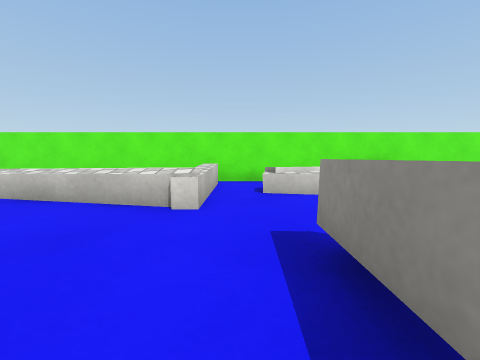
View 1 (above)

20 first-person views from a walk through a Unity game level. The camera is 0.4 m above the floor, tilts 6° down and sees 90° across. The floor is counted in squares, 0.5 m on a side. Each view is taken from the middle of a square. On the plan, view 1 faces up. The plan holds only what a view shows up to about 9 squares ahead; the rest is blank. Surface patterns are stand-ins for the level's own textures.

View 2
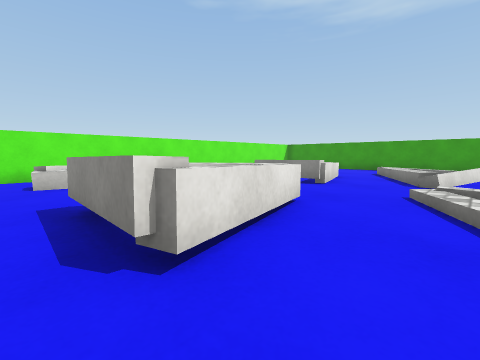

View 3
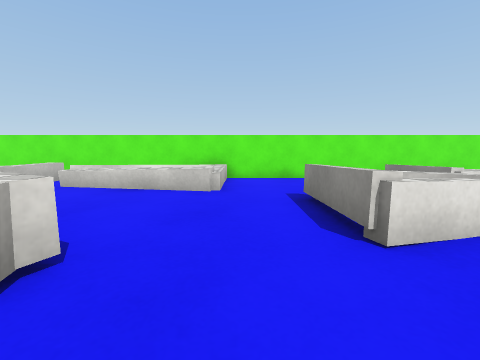

View 4
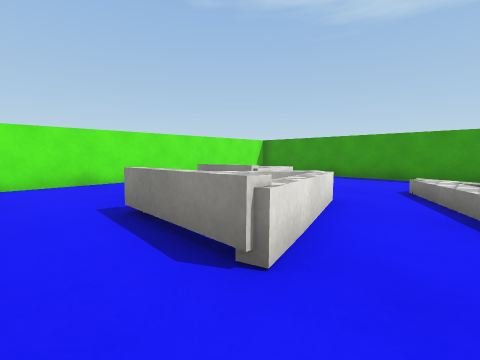

View 5
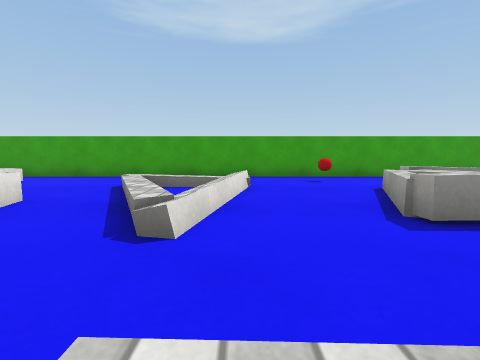

View 6
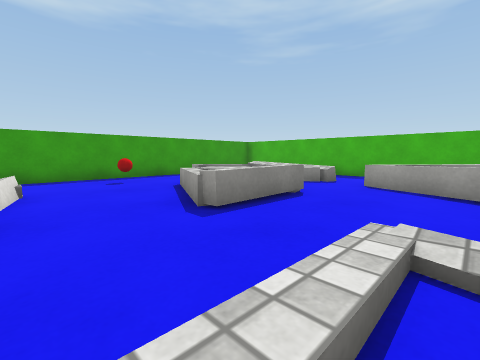

View 7
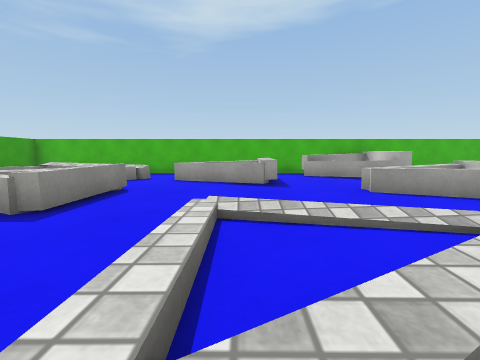

View 8
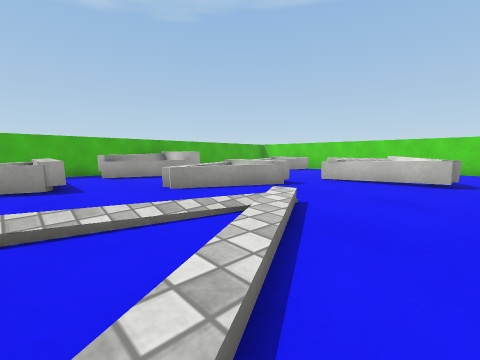

View 9
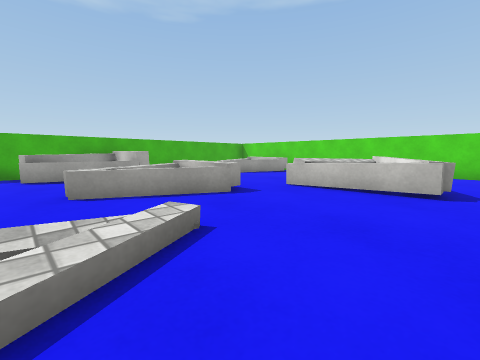

View 10
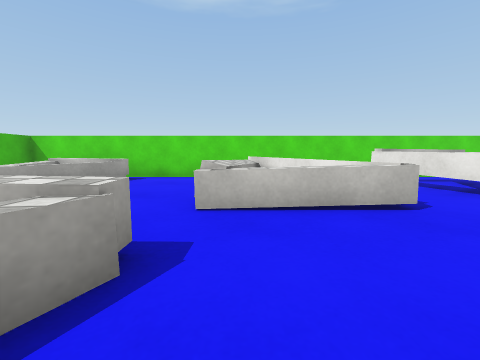

View 11
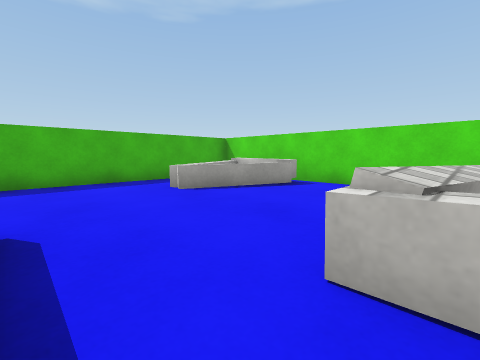

View 12
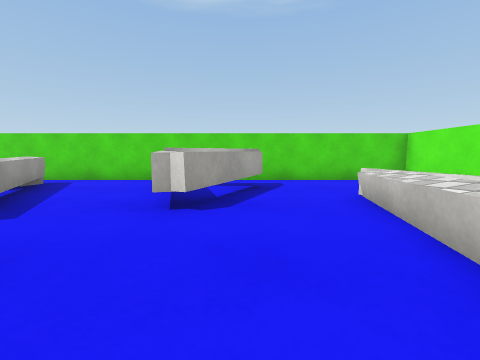

View 13
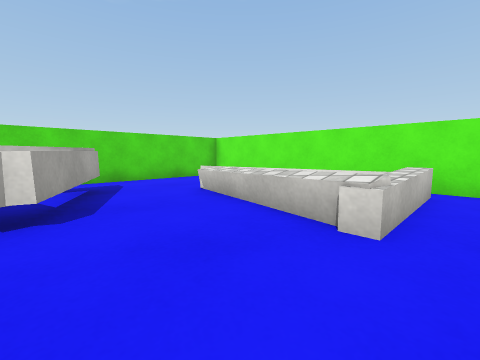

View 14
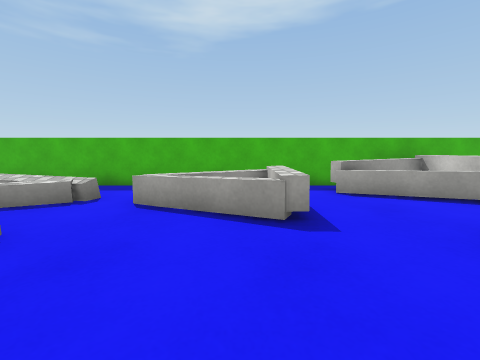

View 15
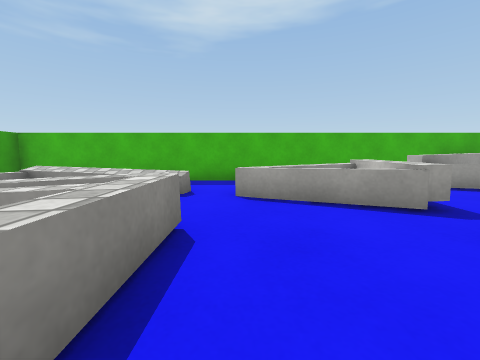

View 16
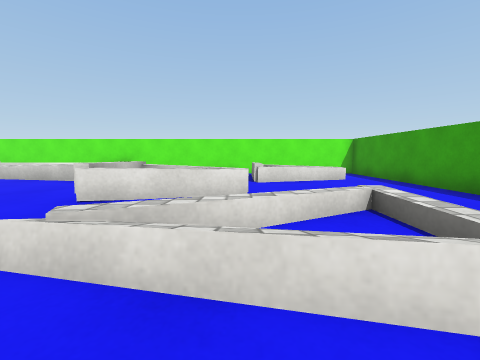

View 17
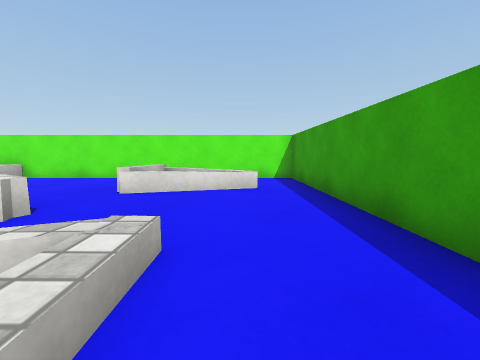

View 18
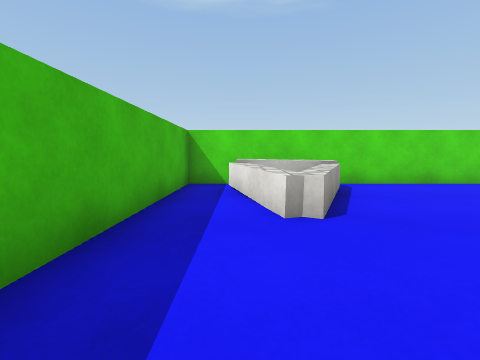

View 19
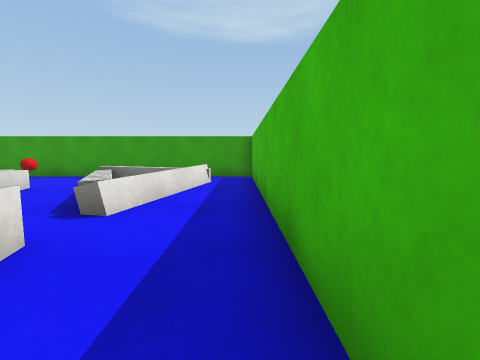

View 20
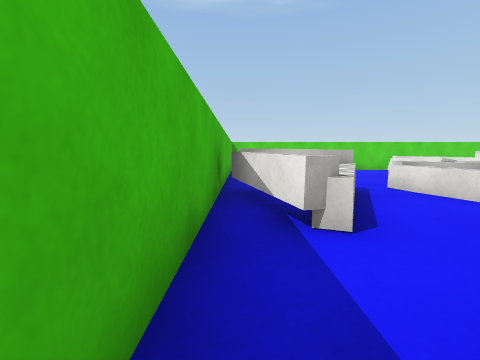

### Floor plan
Key: @ floor where view 1 was taken; # wall or solid block; x gap in a wall; . floor; / step, stairs or slope; = window, fence, low wall or low ledge; ^ raised ledge; B red ball.
Columns run from 8 left of view 1 to 14 right of it. Each row starts with its distance up from view 1.
  7 #######################
  6 #.   ===.====.....=x..#
  5 #..===.=.====.....===.#
  4 #...====....=.....==..#
  3 #.............===.....#
  2 #.###....=....====....#
  1 # ###....====.==...=..#
  0 # ##....@===.....===..#
 -1 #....=...=.../.==x./. #
 -2 #...==.....///...==/..#
 -3 #=====....//..........#
 -4 #.====....////..=.....#
 -5 #....=.==.......===.B.#
 -6 #......====.....==^=..#
 -7 #......====.=...==#==.#
 -8 #x=.........===..==== #
 -9 #^==^...#=..========= #
-10 #^==....###xx=....===.#
-11 #.......##............#
-12 #######################

Where each view was taken, in squares from view 1:
view 1: 0 up, 0 right, facing up
view 2: 2 down, 0 right, facing up-right
view 3: 1 down, 5 right, facing up
view 4: 0 up, 5 right, facing up-right
view 5: 2 down, 5 right, facing right
view 6: 2 down, 5 right, facing down-right
view 7: 1 down, 5 right, facing down
view 8: 1 down, 5 right, facing down-left
view 9: 1 down, 3 right, facing down-left
view 10: 4 down, 1 right, facing left
view 11: 4 down, 1 left, facing down-left
view 12: 2 up, 0 right, facing left
view 13: 1 up, 0 right, facing up-left
view 14: 4 down, 5 right, facing down
view 15: 4 down, 7 right, facing down
view 16: 3 down, 9 right, facing up
view 17: 1 down, 12 right, facing up
view 18: 10 down, 1 left, facing left
view 19: 11 down, 5 right, facing right
view 20: 11 down, 5 right, facing left
